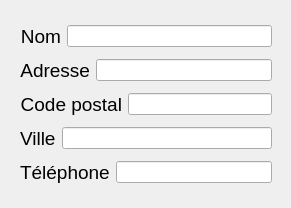
<?xml version="1.0" encoding="UTF-8"?>
<ui version="4.0">
 <class>DialogClient</class>
 <widget class="QDialog" name="DialogClient">
  <property name="geometry">
   <rect>
    <x>0</x>
    <y>0</y>
    <width>291</width>
    <height>208</height>
   </rect>
  </property>
  <property name="windowTitle">
   <string>Dialog</string>
  </property>
  <widget class="QWidget" name="">
   <property name="geometry">
    <rect>
     <x>20</x>
     <y>20</y>
     <width>252</width>
     <height>171</height>
    </rect>
   </property>
   <layout class="QGridLayout" name="gridLayout">
    <item row="0" column="0">
     <layout class="QHBoxLayout" name="horizontalLayout">
      <item>
       <widget class="QLabel" name="label_nom">
        <property name="sizePolicy">
         <sizepolicy hsizetype="Preferred" vsizetype="Preferred">
          <horstretch>0</horstretch>
          <verstretch>0</verstretch>
         </sizepolicy>
        </property>
        <property name="font">
         <font>
          <family>Liberation Sans</family>
          <pointsize>14</pointsize>
         </font>
        </property>
        <property name="text">
         <string>Nom</string>
        </property>
        <property name="alignment">
         <set>Qt::AlignRight|Qt::AlignTrailing|Qt::AlignVCenter</set>
        </property>
       </widget>
      </item>
      <item>
       <widget class="QLineEdit" name="lineEdit_nom"/>
      </item>
     </layout>
    </item>
    <item row="1" column="0">
     <layout class="QHBoxLayout" name="horizontalLayout_2">
      <item>
       <widget class="QLabel" name="label_adresse">
        <property name="font">
         <font>
          <family>Liberation Sans</family>
          <pointsize>14</pointsize>
         </font>
        </property>
        <property name="text">
         <string>Adresse</string>
        </property>
        <property name="alignment">
         <set>Qt::AlignRight|Qt::AlignTrailing|Qt::AlignVCenter</set>
        </property>
       </widget>
      </item>
      <item>
       <widget class="QLineEdit" name="lineEdit_adresse"/>
      </item>
     </layout>
    </item>
    <item row="2" column="0">
     <layout class="QHBoxLayout" name="horizontalLayout_3">
      <item>
       <widget class="QLabel" name="label_codePostal">
        <property name="font">
         <font>
          <family>Liberation Sans</family>
          <pointsize>14</pointsize>
         </font>
        </property>
        <property name="text">
         <string>Code postal</string>
        </property>
        <property name="alignment">
         <set>Qt::AlignRight|Qt::AlignTrailing|Qt::AlignVCenter</set>
        </property>
       </widget>
      </item>
      <item>
       <widget class="QLineEdit" name="lineEdit_codePostal"/>
      </item>
     </layout>
    </item>
    <item row="3" column="0">
     <layout class="QHBoxLayout" name="horizontalLayout_4">
      <item>
       <widget class="QLabel" name="label_ville">
        <property name="font">
         <font>
          <family>Liberation Sans</family>
          <pointsize>14</pointsize>
         </font>
        </property>
        <property name="text">
         <string>Ville</string>
        </property>
       </widget>
      </item>
      <item>
       <widget class="QLineEdit" name="lineEdit_ville"/>
      </item>
     </layout>
    </item>
    <item row="4" column="0">
     <layout class="QHBoxLayout" name="horizontalLayout_5">
      <item>
       <widget class="QLabel" name="telephone_label">
        <property name="font">
         <font>
          <family>Liberation Sans</family>
          <pointsize>14</pointsize>
         </font>
        </property>
        <property name="text">
         <string>Téléphone</string>
        </property>
       </widget>
      </item>
      <item>
       <widget class="QLineEdit" name="lineEdit_telephone"/>
      </item>
     </layout>
    </item>
   </layout>
  </widget>
 </widget>
 <resources/>
 <connections/>
</ui>
